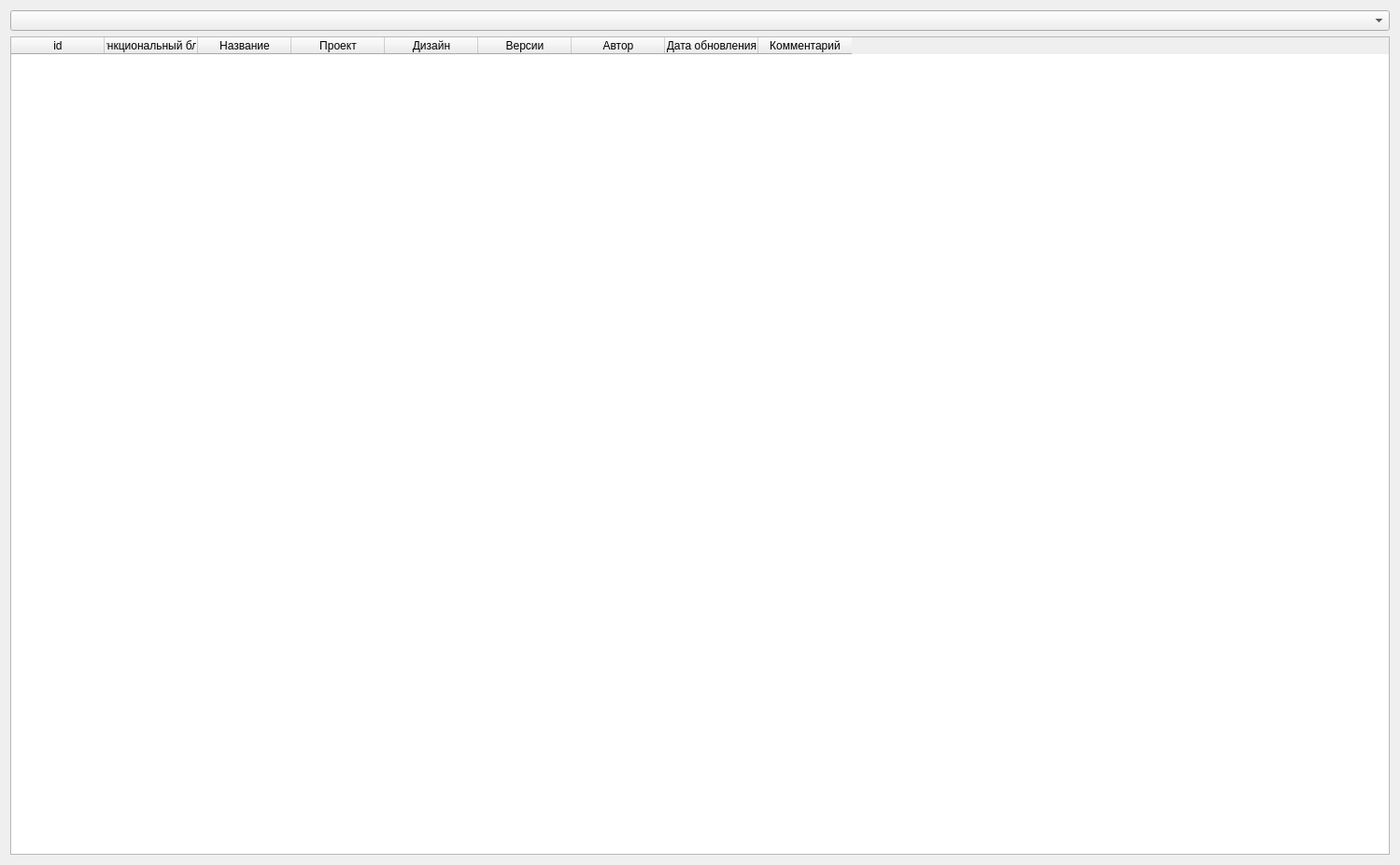
<?xml version="1.0" encoding="UTF-8"?>
<ui version="4.0">
 <class>Widget</class>
 <widget class="QWidget" name="Widget">
  <property name="geometry">
   <rect>
    <x>0</x>
    <y>0</y>
    <width>1499</width>
    <height>926</height>
   </rect>
  </property>
  <property name="windowTitle">
   <string>Widget</string>
  </property>
  <layout class="QGridLayout" name="gridLayout">
   <item row="0" column="0">
    <widget class="QComboBox" name="comboProjects"/>
   </item>
   <item row="1" column="0">
    <widget class="QTableWidget" name="tableWidget">
     <column>
      <property name="text">
       <string>id</string>
      </property>
     </column>
     <column>
      <property name="text">
       <string>Функциональный блок</string>
      </property>
     </column>
     <column>
      <property name="text">
       <string>Название</string>
      </property>
     </column>
     <column>
      <property name="text">
       <string>Проект</string>
      </property>
     </column>
     <column>
      <property name="text">
       <string>Дизайн</string>
      </property>
     </column>
     <column>
      <property name="text">
       <string>Версии</string>
      </property>
     </column>
     <column>
      <property name="text">
       <string>Автор</string>
      </property>
     </column>
     <column>
      <property name="text">
       <string>Дата обновления</string>
      </property>
     </column>
     <column>
      <property name="text">
       <string>Комментарий</string>
      </property>
     </column>
    </widget>
   </item>
  </layout>
 </widget>
 <layoutdefault spacing="6" margin="11"/>
 <resources/>
 <connections/>
</ui>
